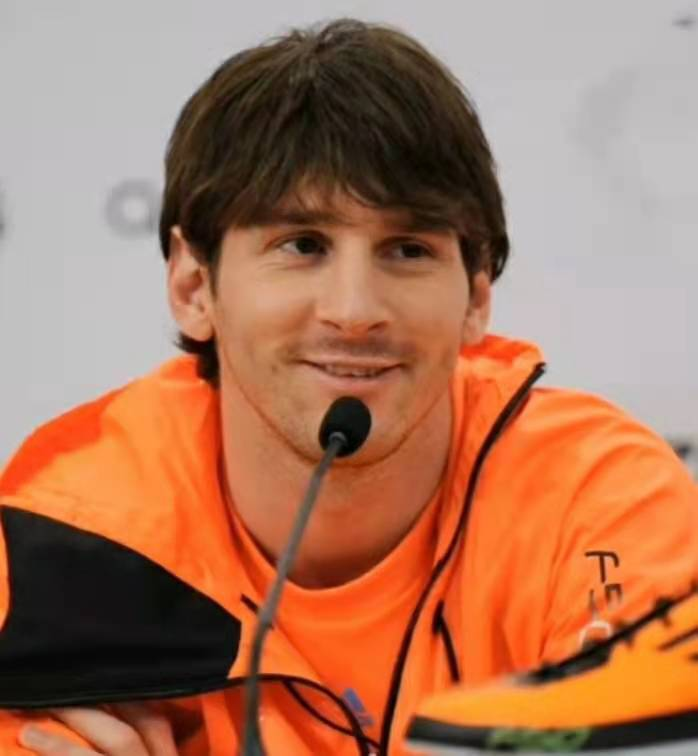
#> input picture pic/messi.jpg, 698 x 756 px
$ python messi.py
#> lines starting #> are read from the running program, lines starting #| are printed output that depends on the picture
"""
----------------------------------------
    File Name: messi
    Author: Kong
    Date: 2021/7/30
    Description:
----------------------------------------
"""
from PIL import Image
from PIL import ImageFilter


# 读取图像获得Image对象
image = Image.open('messi.jpg')
#> image is the input picture: PIL image 698x756 RGB; mean R, G, B 170.3, 117.8, 91.2
# 通过Image对象的format属性获得图像的格式
print(image.format) # JPEG
#| JPEG
# 通过Image对象的size属性获得图像的尺寸
print(image.size)   # (500, 750)
#| (698, 756)
# 通过Image对象的mode属性获取图像的模式
print(image.mode)   # RGB
#| RGB
# 通过Image对象的show方法显示图像
#image.show()
# 通过Image对象的thumbnail方法生成指定尺寸的缩略图
# image.thumbnail((128, 128))
# image.show()
# 通过Image对象的crop方法指定剪裁区域剪裁图像
#image.crop((200, 150, 480, 400)).show()

# 使用Image对象的filter方法对图像进行滤镜处理
# ImageFilter模块包含了诸多预设的滤镜也可以自定义滤镜
image.filter(ImageFilter.CONTOUR).show()
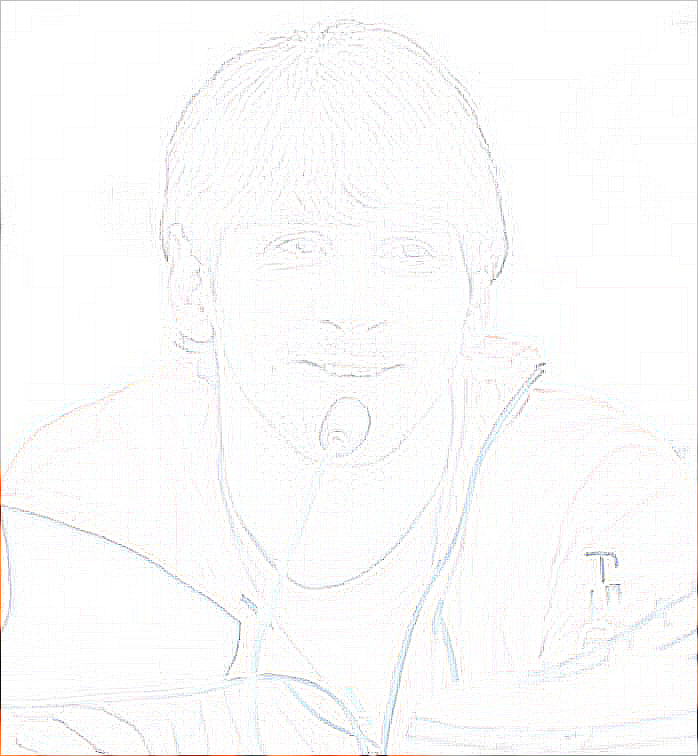
#> shown: PIL image 698x756 RGB; mean R, G, B 251.3, 251.3, 251

$ run again, with pic/ney.jpg copied over pic/messi.jpg
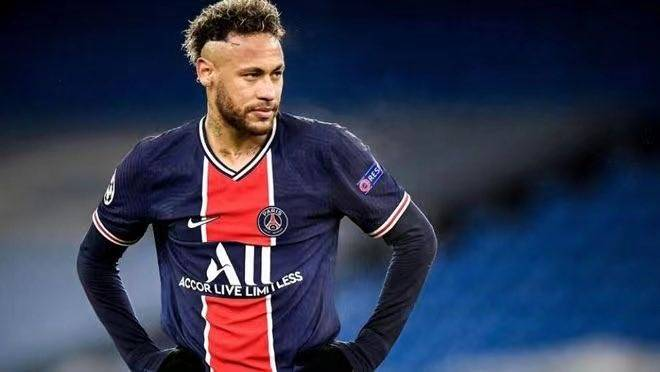
#> input picture pic/ney.jpg, 660 x 372 px
#> image is the input picture: PIL image 660x372 RGB; mean R, G, B 48.6, 53.1, 77.4
#| JPEG
#| (660, 372)
#| RGB
#> `image.filter(ImageFilter.CONTOUR).show()`:
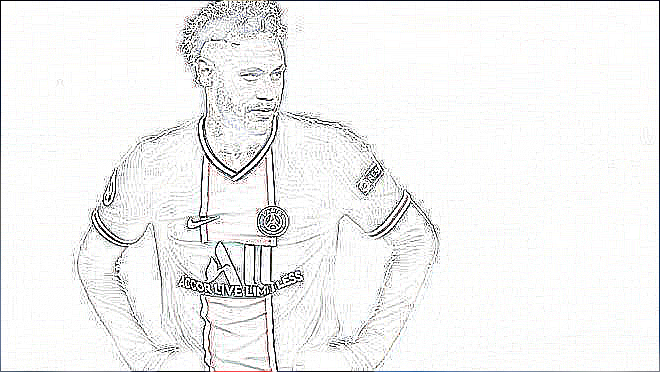
#> shown: PIL image 660x372 RGB; mean R, G, B 241.6, 241.7, 241.5
